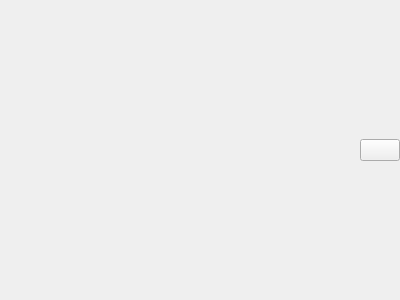
<?xml version="1.0" encoding="UTF-8"?>
<ui version="4.0">
 <class>PLSNaverShoppingLIVESearchKeywordItemView</class>
 <widget class="QWidget" name="PLSNaverShoppingLIVESearchKeywordItemView">
  <property name="geometry">
   <rect>
    <x>0</x>
    <y>0</y>
    <width>400</width>
    <height>300</height>
   </rect>
  </property>
  <property name="windowTitle">
   <string>Form</string>
  </property>
  <layout class="QHBoxLayout" name="horizontalLayout" stretch="1,0">
   <property name="spacing">
    <number>13</number>
   </property>
   <property name="leftMargin">
    <number>0</number>
   </property>
   <property name="topMargin">
    <number>0</number>
   </property>
   <property name="rightMargin">
    <number>0</number>
   </property>
   <property name="bottomMargin">
    <number>0</number>
   </property>
   <item>
    <widget class="QLabel" name="textLabel">
     <property name="text">
      <string/>
     </property>
     <property name="scaledContents">
      <bool>true</bool>
     </property>
    </widget>
   </item>
   <item>
    <widget class="QPushButton" name="removeButton">
     <property name="text">
      <string/>
     </property>
    </widget>
   </item>
  </layout>
 </widget>
 <resources/>
 <connections/>
</ui>
